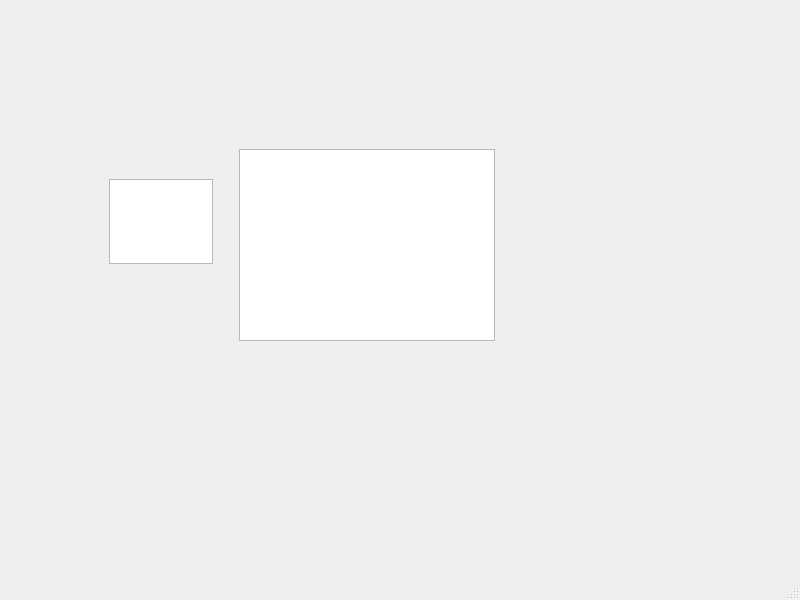
<?xml version="1.0" encoding="UTF-8"?>
<ui version="4.0">
 <class>MainWindow</class>
 <widget class="QMainWindow" name="MainWindow">
  <property name="geometry">
   <rect>
    <x>0</x>
    <y>0</y>
    <width>800</width>
    <height>600</height>
   </rect>
  </property>
  <property name="windowTitle">
   <string>Markedit</string>
  </property>
  <widget class="QWidget" name="centralwidget">
   <layout class="QGridLayout" name="gridLayout">
    <item row="0" column="0">
     <widget class="QWidget" name="centralPlaceholder" native="true">
      <widget class="QPlainTextEdit" name="markdownEdit">
       <property name="geometry">
        <rect>
         <x>100</x>
         <y>170</y>
         <width>104</width>
         <height>85</height>
        </rect>
       </property>
      </widget>
      <widget class="QTextBrowser" name="previewBrowser">
       <property name="geometry">
        <rect>
         <x>230</x>
         <y>140</y>
         <width>256</width>
         <height>192</height>
        </rect>
       </property>
      </widget>
     </widget>
    </item>
   </layout>
  </widget>
  <widget class="QMenuBar" name="menubar">
   <property name="geometry">
    <rect>
     <x>0</x>
     <y>0</y>
     <width>800</width>
     <height>24</height>
    </rect>
   </property>
  </widget>
  <widget class="QStatusBar" name="statusbar"/>
 </widget>
 <resources/>
 <connections/>
</ui>
